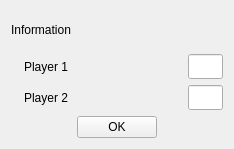
<?xml version="1.0" encoding="UTF-8"?>
<ui version="4.0">
 <class>Fine</class>
 <widget class="QWidget" name="Fine">
  <property name="geometry">
   <rect>
    <x>0</x>
    <y>0</y>
    <width>234</width>
    <height>149</height>
   </rect>
  </property>
  <property name="windowTitle">
   <string>End</string>
  </property>
  <property name="windowIcon">
   <iconset resource="../resources/QBriscola.qrc">
    <normaloff>:/icons/qbriscola.png</normaloff>:/icons/qbriscola.png</iconset>
  </property>
  <layout class="QGridLayout" name="gridLayout_2">
   <item row="0" column="0">
    <layout class="QVBoxLayout" name="verticalLayout">
     <item>
      <widget class="QLabel" name="labelMessaggio">
       <property name="text">
        <string>Information</string>
       </property>
      </widget>
     </item>
     <item>
      <layout class="QHBoxLayout" name="horizontalLayout">
       <item>
        <widget class="QLabel" name="labelFine">
         <property name="text">
          <string/>
         </property>
         <property name="pixmap">
          <pixmap resource="../resources/QBriscola.qrc">:/icons/vittoria.png</pixmap>
         </property>
        </widget>
       </item>
       <item>
        <layout class="QGridLayout" name="gridLayout">
         <item row="0" column="0">
          <widget class="QLabel" name="labelG1">
           <property name="text">
            <string>Player 1</string>
           </property>
          </widget>
         </item>
         <item row="0" column="1">
          <spacer name="horizontalSpacer">
           <property name="orientation">
            <enum>Qt::Horizontal</enum>
           </property>
           <property name="sizeHint" stdset="0">
            <size>
             <width>40</width>
             <height>20</height>
            </size>
           </property>
          </spacer>
         </item>
         <item row="0" column="2">
          <widget class="QLineEdit" name="lineEditG1">
           <property name="minimumSize">
            <size>
             <width>35</width>
             <height>25</height>
            </size>
           </property>
           <property name="maximumSize">
            <size>
             <width>35</width>
             <height>25</height>
            </size>
           </property>
           <property name="readOnly">
            <bool>true</bool>
           </property>
          </widget>
         </item>
         <item row="1" column="0">
          <widget class="QLabel" name="labelG2">
           <property name="text">
            <string>Player 2</string>
           </property>
          </widget>
         </item>
         <item row="1" column="1">
          <spacer name="horizontalSpacer_2">
           <property name="orientation">
            <enum>Qt::Horizontal</enum>
           </property>
           <property name="sizeHint" stdset="0">
            <size>
             <width>40</width>
             <height>20</height>
            </size>
           </property>
          </spacer>
         </item>
         <item row="1" column="2">
          <widget class="QLineEdit" name="lineEditG2">
           <property name="minimumSize">
            <size>
             <width>35</width>
             <height>25</height>
            </size>
           </property>
           <property name="maximumSize">
            <size>
             <width>35</width>
             <height>25</height>
            </size>
           </property>
           <property name="readOnly">
            <bool>true</bool>
           </property>
          </widget>
         </item>
        </layout>
       </item>
      </layout>
     </item>
    </layout>
   </item>
   <item row="1" column="0">
    <layout class="QHBoxLayout" name="horizontalLayout_2">
     <item>
      <spacer name="horizontalSpacer_3">
       <property name="orientation">
        <enum>Qt::Horizontal</enum>
       </property>
       <property name="sizeHint" stdset="0">
        <size>
         <width>40</width>
         <height>20</height>
        </size>
       </property>
      </spacer>
     </item>
     <item>
      <widget class="QPushButton" name="pushButtonOk">
       <property name="text">
        <string>OK</string>
       </property>
       <property name="icon">
        <iconset resource="../resources/QBriscola.qrc">
         <normaloff>:/icons/si.png</normaloff>:/icons/si.png</iconset>
       </property>
      </widget>
     </item>
     <item>
      <spacer name="horizontalSpacer_4">
       <property name="orientation">
        <enum>Qt::Horizontal</enum>
       </property>
       <property name="sizeHint" stdset="0">
        <size>
         <width>40</width>
         <height>20</height>
        </size>
       </property>
      </spacer>
     </item>
    </layout>
   </item>
  </layout>
 </widget>
 <resources>
  <include location="../resources/QBriscola.qrc"/>
 </resources>
 <connections/>
</ui>
